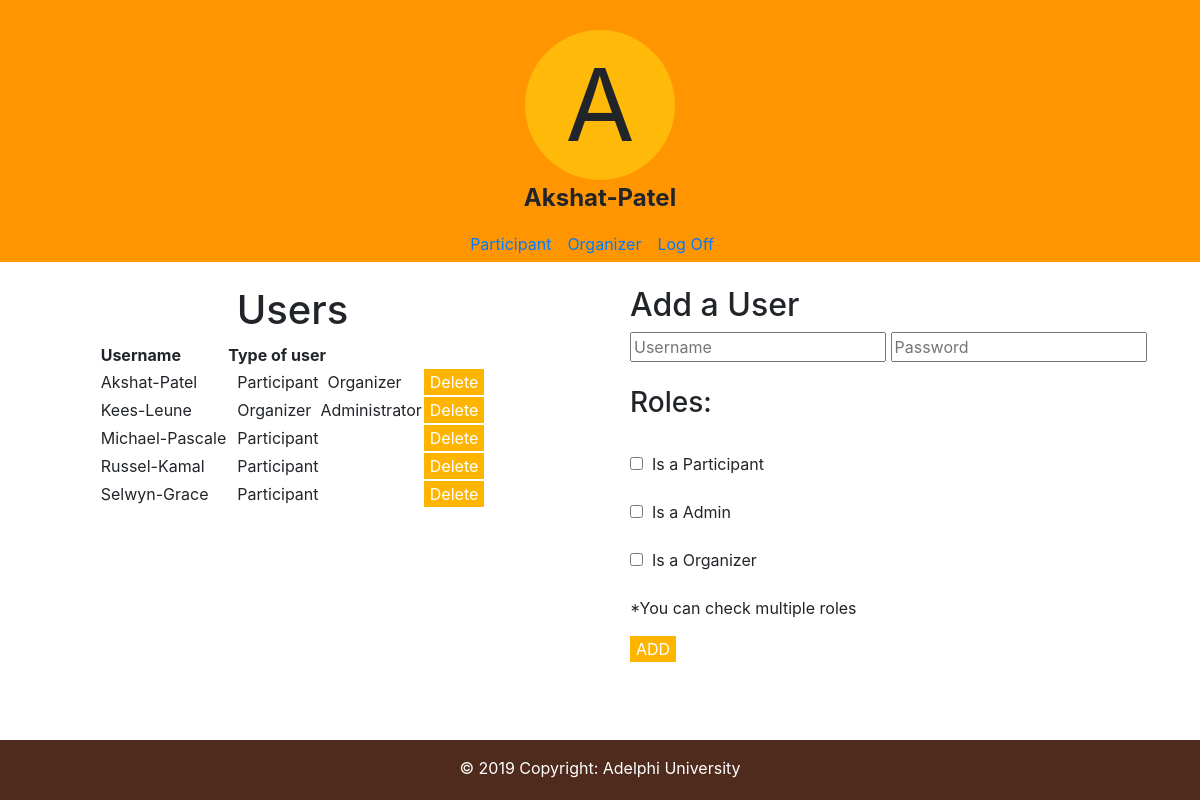
The page /src/admin.php (signed in) on the database its author committed.
### tables this page shows
CREATE TABLE IF NOT EXISTS `User` (
  `username` VARCHAR(16) NOT NULL,
  `isParticipant` TINYINT NOT NULL DEFAULT 0,
  `isAdmin` TINYINT NOT NULL DEFAULT 0,
  `isOrganizer` TINYINT NOT NULL DEFAULT 0,
  PRIMARY KEY (`username`),
  UNIQUE INDEX `Login_username_UNIQUE` (`username` ASC) VISIBLE,
  CONSTRAINT `fk_User_Login`
    FOREIGN KEY (`username`)
    REFERENCES `Login` (`username`)
    ON DELETE NO ACTION
    ON UPDATE NO ACTION);

### src/session.php (called while the page is built, shortened)
<?php
   include('config.php');
   $user_check = $_SESSION['login_user'];
   $roles_query = "select isparticipant, isadmin, isorganizer from User where username = '$user_check'";
   $roles_sql = mysqli_query($db, $roles_query);
   $roles_values = mysqli_fetch_array($roles_sql,MYSQLI_ASSOC);
?>

### src/admin.php (the view, shortened to what this page needs)
<?php
include ('session.php');
?>
<!DOCTYPE html>
<html>
    <head>
        <link rel="stylesheet" href="https://maxcdn.bootstrapcdn.com/bootstrap/4.3.1/css/bootstrap.min.css">
        <link rel="stylesheet" href="../config/main.css">
    </head>
    <body>
        <div class="main-menu">
            <div class = "menu-header"><center>
		<div class="profile-icon">
			<?php echo $user_check[0];?>
		</div>
		<div class="username"><?php echo $user_check;?></div>
            </div></center>
            <nav class="navbar navbar-expand">
                <ul class="navbar-nav navbar-center">
		    <?php
			if($roles_values['isparticipant'] != 0){
				echo '<li class="nav-item right-side-padding"><a href ="participant.php">Participant</a></li>';
			}
			if($roles_values['isorganizer'] != 0){
                                echo '<li class="nav-item right-side-padding"><a href="challenges.php">Organizer</a></li>';
                        }
		     ?>
                    <li class="nav-item right-side-padding"><a href="logout.php">Log Off </a></li>
                </ul>
            </nav>
        </div>
	<div class="main-content">
	<div class="row">
            	 <div class = "col-md-6" align="center"><br>
	<h1> Users </h1>
	<?php
	$result = mysqli_query($db,"SELECT * FROM User;");
	?>
	<div class="container">
	<table id="myTable">
	<tr>
	<th> Username &nbsp; </th>
	<th> Type of user &nbsp; </th>
	</tr>
	<?php
		while($row = mysqli_fetch_assoc($result))
		{
			echo "<tr>";
			echo "<td>" .$row['username']."</td>";
				echo "<td>";
				if($row['isParticipant'] != 0){ echo '&nbsp; Participant';}
				if($row['isOrganizer'] != 0) { echo '&nbsp; Organizer';}
				if($row['isAdmin'] != 0) { echo '&nbsp; Administrator'; }
				echo "</td>";
				echo '<form action="remove.php" method="post">
				<td> <input type="hidden" value = "'.$row['username'].'" name="username">';
				echo ' <input type="submit" value="Delete"> </td> </form>';
		}
	?>
	</tr>
	</table>
	</div>
	</div>
		<div class="col-md-6" align="center">
		<form action="insert.php" method="post" id="form" class="container">
		<div align="left"><br>
		<h2> Add a User </h2>
		<input  name="username" type="text" placeholder="Username">
		<input name="password" type="password" placeholder="Password"> <br><br>
		<h3> Roles: </h3> <br>
		<input type="checkbox"  name="isparticipant" value="1">&nbsp; Is a Participant <br><br>
		<input type="checkbox"  name="isadmin" value="1">&nbsp; Is a Admin <br><br>
		<input type="checkbox"  name="isorganizer" value="1">&nbsp; Is a Organizer <br><br>
		<p> *You can check multiple roles </p>
		 <input id="submit" type="submit" value="ADD">
		</div>
		</form>
		</div>
		</div>
        <footer class="page-footer font-small footer-main">
            <div class="footer-copyright text-center py-3">© 2019 Copyright:
                Adelphi University
            </div>
        </footer>
    </body>
</html>

### config/main.css (style rules this page uses)
html { position: relative; min-height: 100%; }
body { margin-bottom: 60px; }
.footer-main { background-color: #4f2b1d; color: white; position: absolute; bottom: 0; width: 100%; height: 60px; }
.navbar-center { position: absolute; left: 50%; transform: translatex(-50%); text-align: center; padding-bottom: 20px; }
input[type="submit"] { background: #FFB500; border: none; color: white; }
.right-side-padding { padding-right: 16px; }
.profile-icon { width: 150px; height: 150px; background: #ffb908; border-radius: 50%; text-align: center; vertical-align: middle; line-height: 150px; font-size: 100px; }
.username { text-align: center; font-size: 24px; margin-bottom: 30px; font-weight: bold; }
.main-menu { background: #ff9500; padding-top:30px; }

### rows shown on the page
user: username "Akshat-Patel", isParticipant "Participant", isOrganizer "Organizer"
user: username "Kees-Leune", isOrganizer "Organizer", isAdmin "Administrator"
user: username "Michael-Pascale", isParticipant "Participant"
user: username "Russel-Kamal", isParticipant "Participant"
user: username "Selwyn-Grace", isParticipant "Participant"

### other values the page prints
$user_check[0] "A"
$user_check "Akshat-Patel"
